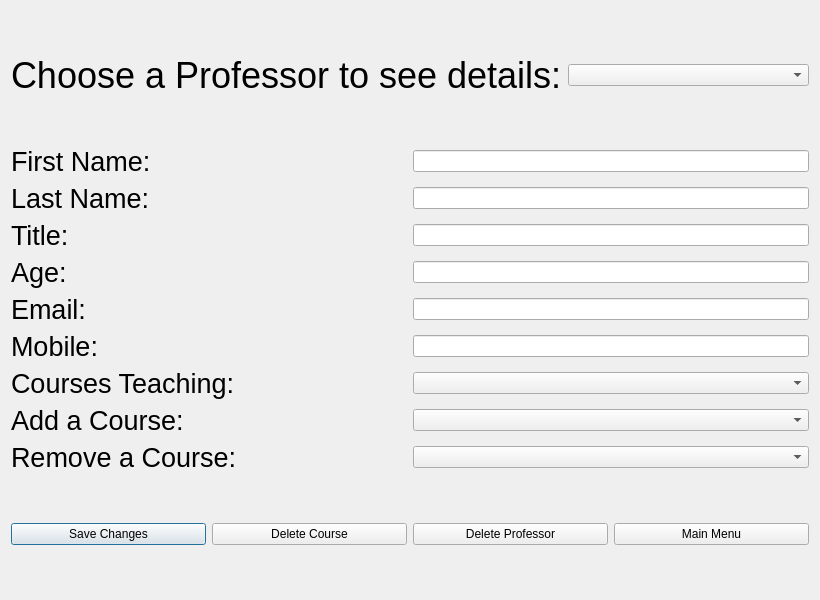
<?xml version="1.0" encoding="UTF-8"?>
<ui version="4.0">
 <class>EditProfessor</class>
 <widget class="QDialog" name="EditProfessor">
  <property name="geometry">
   <rect>
    <x>0</x>
    <y>0</y>
    <width>820</width>
    <height>600</height>
   </rect>
  </property>
  <property name="windowTitle">
   <string>Edit/Display Professor</string>
  </property>
  <layout class="QVBoxLayout" name="verticalLayout_2">
   <item>
    <layout class="QHBoxLayout" name="horizontalLayout_12">
     <item>
      <widget class="QLabel" name="label">
       <property name="font">
        <font>
         <pointsize>27</pointsize>
        </font>
       </property>
       <property name="text">
        <string>Choose a Professor to see details:</string>
       </property>
      </widget>
     </item>
     <item>
      <widget class="QComboBox" name="comboBox_Profs"/>
     </item>
    </layout>
   </item>
   <item>
    <layout class="QVBoxLayout" name="verticalLayout">
     <item>
      <layout class="QHBoxLayout" name="horizontalLayout_11">
       <item>
        <widget class="QLabel" name="label_10">
         <property name="font">
          <font>
           <pointsize>20</pointsize>
          </font>
         </property>
         <property name="text">
          <string>First Name:</string>
         </property>
        </widget>
       </item>
       <item>
        <widget class="QLineEdit" name="lineEdit_first">
         <property name="sizePolicy">
          <sizepolicy hsizetype="Preferred" vsizetype="Fixed">
           <horstretch>0</horstretch>
           <verstretch>0</verstretch>
          </sizepolicy>
         </property>
        </widget>
       </item>
      </layout>
     </item>
     <item>
      <layout class="QHBoxLayout" name="horizontalLayout_10">
       <item>
        <widget class="QLabel" name="label_11">
         <property name="font">
          <font>
           <pointsize>20</pointsize>
          </font>
         </property>
         <property name="text">
          <string>Last Name:</string>
         </property>
        </widget>
       </item>
       <item>
        <widget class="QLineEdit" name="lineEdit_last">
         <property name="sizePolicy">
          <sizepolicy hsizetype="Preferred" vsizetype="Fixed">
           <horstretch>0</horstretch>
           <verstretch>0</verstretch>
          </sizepolicy>
         </property>
        </widget>
       </item>
      </layout>
     </item>
     <item>
      <layout class="QHBoxLayout" name="horizontalLayout_9">
       <item>
        <widget class="QLabel" name="label_12">
         <property name="font">
          <font>
           <pointsize>20</pointsize>
          </font>
         </property>
         <property name="text">
          <string>Title:</string>
         </property>
        </widget>
       </item>
       <item>
        <widget class="QLineEdit" name="lineEdit_ttl">
         <property name="sizePolicy">
          <sizepolicy hsizetype="Preferred" vsizetype="Fixed">
           <horstretch>0</horstretch>
           <verstretch>0</verstretch>
          </sizepolicy>
         </property>
        </widget>
       </item>
      </layout>
     </item>
     <item>
      <layout class="QHBoxLayout" name="horizontalLayout_8">
       <item>
        <widget class="QLabel" name="label_13">
         <property name="font">
          <font>
           <pointsize>20</pointsize>
          </font>
         </property>
         <property name="text">
          <string>Age:</string>
         </property>
        </widget>
       </item>
       <item>
        <widget class="QLineEdit" name="lineEdit_age">
         <property name="sizePolicy">
          <sizepolicy hsizetype="Preferred" vsizetype="Fixed">
           <horstretch>0</horstretch>
           <verstretch>0</verstretch>
          </sizepolicy>
         </property>
        </widget>
       </item>
      </layout>
     </item>
     <item>
      <layout class="QHBoxLayout" name="horizontalLayout_7">
       <item>
        <widget class="QLabel" name="label_14">
         <property name="font">
          <font>
           <pointsize>20</pointsize>
          </font>
         </property>
         <property name="text">
          <string>Email:</string>
         </property>
        </widget>
       </item>
       <item>
        <widget class="QLineEdit" name="lineEdit_email">
         <property name="sizePolicy">
          <sizepolicy hsizetype="Preferred" vsizetype="Fixed">
           <horstretch>0</horstretch>
           <verstretch>0</verstretch>
          </sizepolicy>
         </property>
        </widget>
       </item>
      </layout>
     </item>
     <item>
      <layout class="QHBoxLayout" name="horizontalLayout_6">
       <item>
        <widget class="QLabel" name="label_15">
         <property name="font">
          <font>
           <pointsize>20</pointsize>
          </font>
         </property>
         <property name="text">
          <string>Mobile:</string>
         </property>
        </widget>
       </item>
       <item>
        <widget class="QLineEdit" name="lineEdit_mobile">
         <property name="sizePolicy">
          <sizepolicy hsizetype="Preferred" vsizetype="Fixed">
           <horstretch>0</horstretch>
           <verstretch>0</verstretch>
          </sizepolicy>
         </property>
        </widget>
       </item>
      </layout>
     </item>
     <item>
      <layout class="QHBoxLayout" name="horizontalLayout_5">
       <item>
        <widget class="QLabel" name="label_17">
         <property name="font">
          <font>
           <pointsize>20</pointsize>
          </font>
         </property>
         <property name="text">
          <string>Courses Teaching:</string>
         </property>
        </widget>
       </item>
       <item>
        <widget class="QComboBox" name="comboBox_courses"/>
       </item>
      </layout>
     </item>
     <item>
      <layout class="QHBoxLayout" name="horizontalLayout_4">
       <item>
        <widget class="QLabel" name="label_18">
         <property name="font">
          <font>
           <pointsize>20</pointsize>
          </font>
         </property>
         <property name="text">
          <string>Add a Course:</string>
         </property>
        </widget>
       </item>
       <item>
        <widget class="QComboBox" name="comboBox_addcrs"/>
       </item>
      </layout>
     </item>
     <item>
      <layout class="QHBoxLayout" name="horizontalLayout_2">
       <item>
        <widget class="QLabel" name="label_19">
         <property name="font">
          <font>
           <pointsize>20</pointsize>
          </font>
         </property>
         <property name="text">
          <string>Remove a Course:</string>
         </property>
        </widget>
       </item>
       <item>
        <widget class="QComboBox" name="comboBox_remcrs"/>
       </item>
      </layout>
     </item>
    </layout>
   </item>
   <item>
    <layout class="QHBoxLayout" name="horizontalLayout_3">
     <item>
      <widget class="QPushButton" name="save">
       <property name="text">
        <string>Save Changes</string>
       </property>
       <property name="autoDefault">
        <bool>true</bool>
       </property>
      </widget>
     </item>
     <item>
      <widget class="QPushButton" name="delete_2">
       <property name="text">
        <string>Delete Course</string>
       </property>
       <property name="autoDefault">
        <bool>false</bool>
       </property>
      </widget>
     </item>
     <item>
      <widget class="QPushButton" name="delete_prof">
       <property name="text">
        <string>Delete Professor</string>
       </property>
       <property name="autoDefault">
        <bool>false</bool>
       </property>
      </widget>
     </item>
     <item>
      <widget class="QPushButton" name="ok">
       <property name="text">
        <string>Main Menu</string>
       </property>
       <property name="autoDefault">
        <bool>false</bool>
       </property>
      </widget>
     </item>
    </layout>
   </item>
  </layout>
 </widget>
 <resources/>
 <connections/>
</ui>
